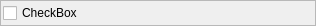
<ui version="4.0" >
 <class>CheckBoxParamValue</class>
 <widget class="QWidget" name="CheckBoxParamValue" >
  <property name="geometry" >
   <rect>
    <x>0</x>
    <y>0</y>
    <width>316</width>
    <height>23</height>
   </rect>
  </property>
  <property name="windowTitle" >
   <string>Form</string>
  </property>
  <layout class="QHBoxLayout" >
   <property name="margin" >
    <number>0</number>
   </property>
   <property name="spacing" >
    <number>0</number>
   </property>
   <item>
    <widget class="QFrame" name="frame" >
     <property name="frameShape" >
      <enum>QFrame::StyledPanel</enum>
     </property>
     <property name="frameShadow" >
      <enum>QFrame::Raised</enum>
     </property>
     <layout class="QHBoxLayout" >
      <property name="margin" >
       <number>2</number>
      </property>
      <property name="spacing" >
       <number>4</number>
      </property>
      <item>
       <widget class="QCheckBox" name="checkBox" >
        <property name="text" >
         <string>CheckBox</string>
        </property>
       </widget>
      </item>
     </layout>
    </widget>
   </item>
  </layout>
 </widget>
 <resources/>
 <connections/>
</ui>
